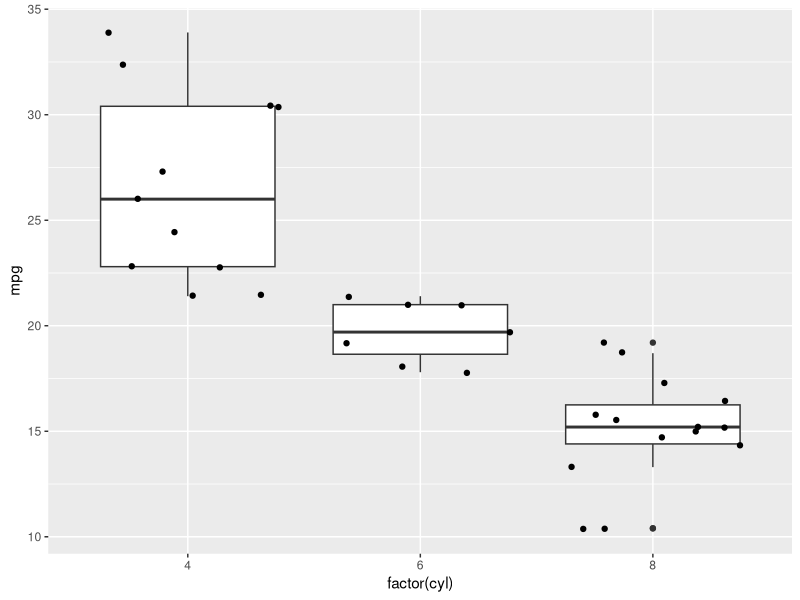

The R script that drew this image:
install.packages("ggplot2")
library("ggplot2")
p <- ggplot(mtcars,aes(factor(cyl),mpg))
p + geom_boxplot() + geom_jitter()
